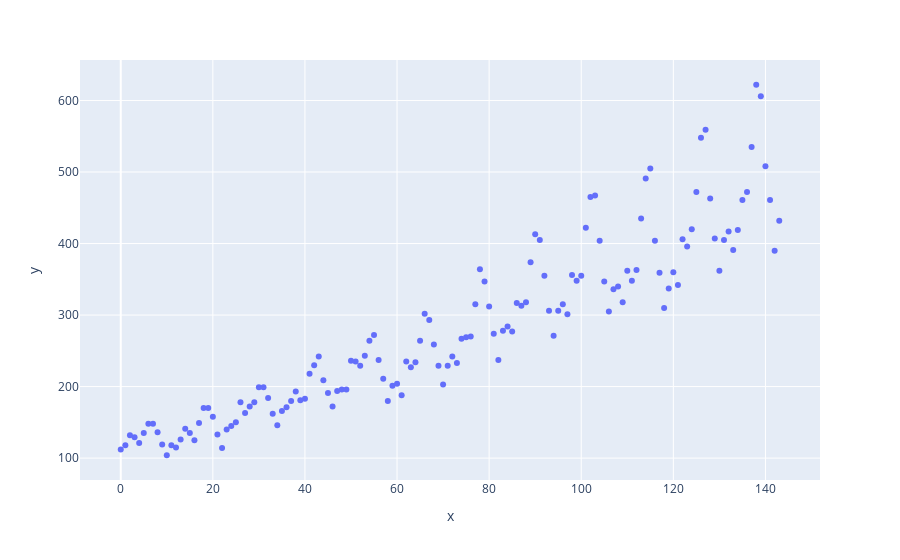

Source (notebook cell):
### Markdown cell above
### Scatter Plot

### Code cell
px.scatter(x=flights.index, y=flights.passengers)

### Figure 1 — Plotly figure (JSON) as saved in the notebook; plotly's stock layout.template omitted (floating-point values rounded to 4 significant figures; data arrays with more than 128 entries replaced by an {"elided": "..."} marker saying what was removed)
{"data": [{"hovertemplate": "x=%{x}<br>y=%{y}<extra></extra>", "legendgroup": "", "marker": {"color": "#636efa", "symbol": "circle"}, "mode": "markers", "name": "", "orientation": "v", "showlegend": false, "type": "scatter", "x": {"elided": "144 int values"}, "xaxis": "x", "y": {"elided": "144 int values"}, "yaxis": "y"}], "layout": {"legend": {"tracegroupgap": 0}, "margin": {"t": 60}, "xaxis": {"anchor": "y", "domain": [0, 1], "title": {"text": "x"}}, "yaxis": {"anchor": "x", "domain": [0, 1], "title": {"text": "y"}}}}
